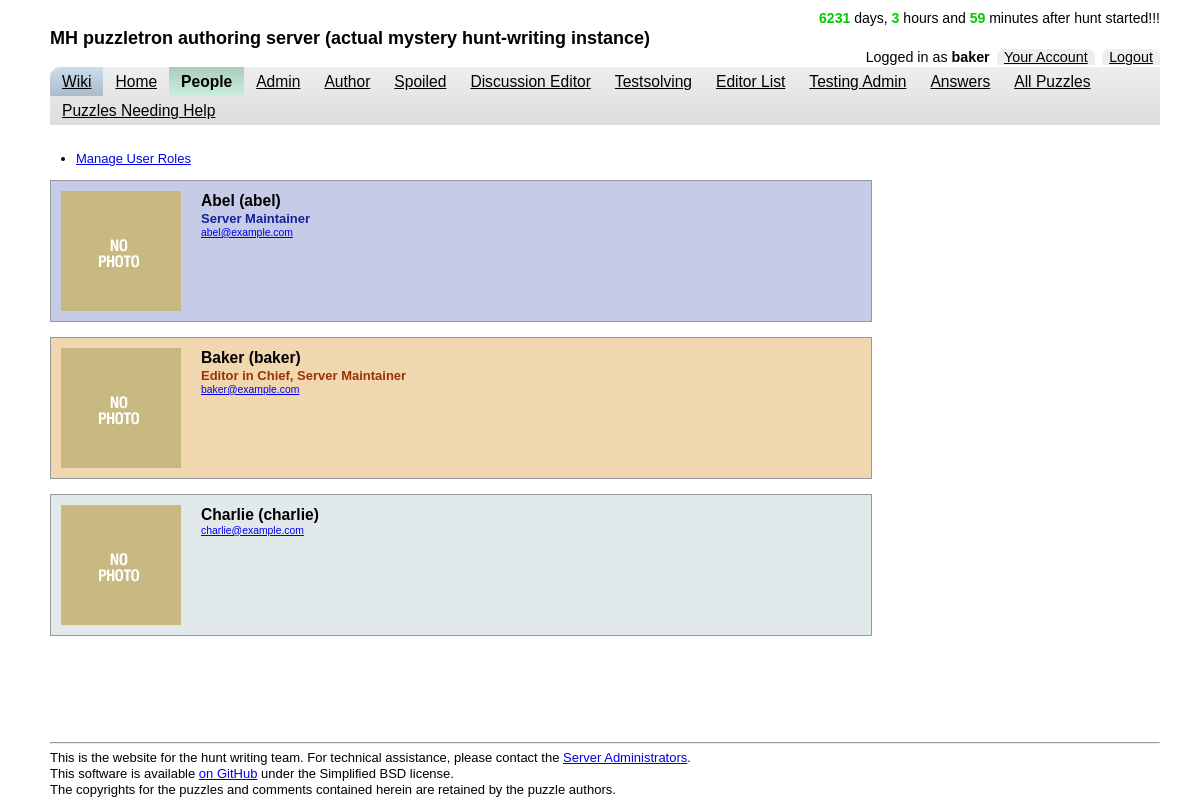
The page /people.php (signed in) on the database its author committed.
### tables this page shows
CREATE TABLE `users` (
  `uid` int(4) unsigned NOT NULL AUTO_INCREMENT,
  `username` varchar(32) NOT NULL,
  `password` blob NOT NULL DEFAULT '' COMMENT 'password_hash(''password'')',
  `email` varchar(255) NOT NULL,
  `fullname` varchar(255) NOT NULL DEFAULT '',
  `picture` varchar(255) DEFAULT NULL,
  `email_level` tinyint(1) DEFAULT '1',
  PRIMARY KEY (`uid`),
  UNIQUE KEY `username` (`username`),
  UNIQUE KEY `email` (`email`)
);

### utils.php (called while the page is built, shortened)
<?php
require_once "db-func.php";
function hasApproverPermission($uid) {
    return hasPermission($uid, 'becomeApprover');
}
function hasServerAdminPermission($uid) {
    return hasPermission($uid, 'administerServer');
}
function hasPermission($uid, $permission) {
    $sql = sprintf("SELECT 1 FROM user_role LEFT JOIN roles ON user_role.role_id = roles.id
        WHERE uid='%s' AND %s='1'",
        mysql_real_escape_string($uid), mysql_real_escape_string($permission));
    return has_result($sql);
}
function getUserUsername($uid) {
    $sql = sprintf("SELECT username FROM users WHERE uid='%s'", mysql_real_escape_string($uid));
    return get_element($sql);
}
function getUserRolesAsList($uid) {
    $sql = sprintf("SELECT roles.name FROM user_role, roles WHERE user_role.uid='%s' AND user_role.role_id=roles.id",
        mysql_real_escape_string($uid));
    $result = get_elements($sql);
    if ($result) {
        return implode(', ', $result);
    } else {
        return '';
    }
}
function canSeeAllPuzzles($uid) {
    return hasPermission($uid, 'seeAllPuzzles');
}
function getPeople() {
    $sql = 'SELECT * FROM users ORDER BY fullname';
    return get_rows($sql);
}

### db-func.php (called while the page is built, shortened)
<?php
require_once "html.php";
function query_db($query) {
    $result = mysql_query($query);
    return $result;
}
function get_row($query) {
    $result = query_db($query);
    $r = mysql_fetch_array($result);
    return $r;
}
function get_rows($query) {
    $result = query_db($query);
    $rows = array();
    while ($r = mysql_fetch_array($result)) {
        $rows[] = $r;
    }
    return $rows;
}
function get_element($query) {
    $r = get_row($query);
    if ($r == NULL) {
        return NULL;
    } else {
        return $r[0];
    }
}
function get_elements($query) {
    $result = query_db($query);
    $elements = array();
    while ($r = mysql_fetch_array($result)) {
        $elements[] = $r[0];
    }
    return $elements;
}
function has_result($query) {
    $result = query_db($query);
    return mysql_num_rows($result) > 0;
}

### html.php (the view, shortened to what this page needs)
<?php
require_once "utils.php";
function echoNav($isselected, $href, $linktext, $condition) {
    if ($condition) {
        $navclass = $isselected ? "selnav" : "nav";
        echo "<li class='nav'><a class='$navclass' href='$href'>$linktext</a></li>\n";
    }
}
function fullTitle() {
    return 'MH' . HUNT_YEAR . ' puzzletron authoring server (' . (DEVMODE ? 'test/dev' : (PRACMODE ? 'practice' : 'actual mystery hunt-writing')) . ' instance)';
}
function head($selnav = "", $title = -1) {
$hunt = mktime(12, 17, 00, 1, HUNT_DOM, HUNT_YEAR);
$now = time();
$timediff = abs($hunt-$now);
$days = (int)($timediff/(60 * 60 * 24));
$hrs = (int)($timediff/(60 * 60))-(24*$days);
$mins = (int)($timediff/(60))-(24*60*$days)-(60*$hrs);
$cdmsg = "";
if ($now > $hunt) {
    $cdmsg = "after hunt started!!!";
    $cdclass = "cunum";
} else {
    $cdmsg = "left until hunt.";
    $cdclass = "cdnum";
}
?>
<!DOCTYPE html PUBLIC "-//W3C//DTD HTML 4.01 Transitional//EN" "http://www.w3.org/TR/html4/loose.dtd">
<html xmlns="http://www.w3.org/1999/xhtml">
<head>
    <link rel="stylesheet" type="text/css" href="css/reset-min.css" />
    <link rel="stylesheet" type="text/css" href="css/base-min.css" />
    <link rel="stylesheet" type="text/css" href="css/fonts-min.css" />
    <link rel="stylesheet" type="text/css" href="css/style.css" />
    <?php if ($selnav == "people" || $selnav == "account") { ?> <link rel="stylesheet" type="text/css" href="css/profiles.css" /> <?php } ?>
</head>
<body>
<div id="container">
    <div id="header">
        <div id="top">
            <div id="countdowndiv">
                <span id="countdown">
                <?php
                    if ($days !== 0) {
                        $daypl = $days === 1 ? "" : "s";
                        echo "<span class=\"$cdclass\">$days</span> day$daypl, ";
                    }
                    $hrpl =  $hrs  === 1 ? "" : "s";
                    echo "<span class=\"$cdclass\">$hrs</span> hour$hrpl and ";
                    $minpl = $mins === 1 ? "" : "s";
                    echo "<span class=\"$cdclass\">$mins</span> minute$minpl $cdmsg";
                ?>
                </span>
            </div>
            <div id="titlediv">
                <h1><?php echo fullTitle(); ?></h1>
            </div>
            <div id="logindiv">
<?php if (isset($_SESSION['uid'])) {
    echo 'Logged in as <strong>' . getUserUsername($_SESSION['uid']) . '</strong>';
    echo '<a href="account.php"' . ($selnav == "account" ? ' class="accsel"' : "") . '>Your Account</a>';
    if (!TRUST_REMOTE_USER) { echo '<a href="logout.php">Logout</a>'; }
} else { ?>
                <span class="notloggedin">Not logged in</span> <a href="login.php">Login</a>
        <?php } ?>
            </div>
        </div>
        <div id="navbar">
            <ul class="nav">
                <li class="nav"><a class="nav wikinav" target="_blank" href="<?php echo WIKI_URL; ?> ">Wiki</a></li>
<?php
echoNav($selnav == "home", "index.php", "Home", true);
if (isset($_SESSION['uid'])) {
    $suid = $_SESSION['uid'];
    echoNav1($selnav, "people",         "People",              true);
    echoNav1($selnav, "admin",          "Admin",               hasServerAdminPermission($suid));
    echoNav1($selnav, "author",         "Author",              true);
    echoNav1($selnav, "roundcaptain",   "Round Captain",       (USING_ROUND_CAPTAINS) && hasRoundCaptainPermission($suid));
    echoNav1($selnav, "spoiled",        "Spoiled",             true);
    echoNav1($selnav, "editor",         "Discussion Editor",   hasEditorPermission($suid));
    echoNav1($selnav, "approver",       "Approval Editor",     (USING_APPROVERS) && (hasApproverPermission($suid) || isEditorChief($suid)));
    echoNav1($selnav, "testsolving",    "Testsolving",         true);
    echoNav1($selnav, "ffc",            "Final Fact Check",    hasFactCheckerPermission($suid));
    echoNav1($selnav, "editorlist",     "Editor List",         isEditorChief($suid) || hasServerAdminPermission($suid));
    echoNav1($selnav, "testadmin",      "Testing Admin",       hasTestAdminPermission($suid));
    echoNav1($selnav, "testsolveteams", "TS Team Assignments", (USING_TESTSOLVE_TEAMS) && hasTestAdminPermission($suid));
    echoNav1($selnav, "answers",        "Answers",             canChangeAnswers($suid));
    echoNav1($selnav, "allpuzzles",     "All Puzzles",         canSeeAllPuzzles($suid));
    echoNav1($selnav, "editor-pick-special",     "Puzzles Needing Help",         hasEditorPermission($suid));
}
?>
            </ul>
        </div>
    </div>
    <div id="body">
<?php
}
function foot() {
?>
    </div>
    <div id="footer">
        <hr />
        <p>
        This is the website for the hunt writing team.
        For technical assistance, please contact the <a href="mailto:<?php echo HELP_EMAIL; ?>">Server Administrators</a>.<br/>
        This software is available <a href="http://github.com/mysteryhunt/puzzle-editing/">on GitHub</a> under the Simplified BSD license.<br/>
        The copyrights for the puzzles and comments contained herein are retained by the puzzle authors.</p>
    </div>
</div>
</body>
</html>
<?php
}
function printPerson($p) {
    $id = $p['uid'];
    $uname = $p['username'];
    $fullname = $p['fullname'];
    $email = $p['email'];
    $pic = "<img src=\"nophoto.gif\" />";
    $roleNames = getUserRolesAsList($id);
    if (canSeeAllPuzzles($id)) {
        $profclass = "seeallprofilebox";
    } elseif (hasApproverPermission($id)) {
        $profclass = "approverprofilebox";
    } elseif ($roleNames) {
        $profclass = "specprofilebox";
    } else {
        $profclass = "profilebox";
    }
?>
    <div class="<?php echo $profclass; ?>">
        <div class="profileimg"><?php echo $pic ?></div>
        <div class="profiletxt">
            <span class="profilename"><?php echo "$fullname"; ?> (<?php echo "$uname"; ?>)</span>
            <span class="profiletitle"><?php echo $roleNames; ?></span>
            <span class="profilecontact"><a href="mailto:<?php echo $email ?>"><?php echo $email ?></a></span>
        </div>
    </div>
<?php
}
?>

### people.php (shortened to what this page needs)
<?php
require_once "html.php";
require_once "db-func.php";
require_once "utils.php";
$uid = isLoggedIn();
head("people");
print themePeopleMenu($uid);
$people = getPeople();
foreach ($people as $p) {
    printPerson($p);
}
foot();
function themePeopleMenu($uid) {
    $html = "<ul>\n";
    if (hasServerAdminPermission($uid)) {
        $html .= "<li><a href=\"user-roles.php\">Manage User Roles</a></li>\n";
    }
    $html .= "</ul>\n";
    return $html;
}

### css/base-min.css (style rules this page uses)
h1 { font-size:138.5%; }
h1,h2,h3 { margin:1em 0; }
h1,h2,h3,h4,h5,h6,strong { font-weight:bold; }
blockquote,ul,ol,dl { margin:1em; }
ol,ul,dl { margin-left:2em; }
ul li { list-style:disc outside; }
p,fieldset,table,pre { margin-bottom:1em; }

### css/style.css (style rules this page uses)
html { margin:0; padding:0; height:100%; }
body { text-align: left; font-family: calibri, 'lucida grande', tahoma, helvetica, arial, verdana, sans-serif; color: #000000; background-color: #ffffff; margin: 0px 40px 0px 50px; padding: 0; height: 100%; }
#header { margin-top: 10px; }
h1 { margin: 0; }
#top { vertical-align: middle; }
#titlediv { text-align:left; vertical-align:top; }
#logindiv { text-align:right; vertical-align:bottom; font-size: 110%; }
#logindiv a { padding: 0 0.5em; margin-left: 0.5em; background-color: #eee; border-radius: 0.5em 0.5em 0 0; }
#logindiv a:link, #logindiv a:visited { color: black; }
#countdowndiv { text-align:right; vertical-align:top; }
#countdown { margin-top: 0; font-size: 108%; }
.cunum { color: #0c0; font-weight: bold; }
#navbar { float:left; width:100%; background-color: #eee; background: linear-gradient(to bottom, #eee, #ddd); border-radius: 0.7em 0 0 0; }
#container { min-height: 100%; position: relative; background-color: #ffffff; }
#body { padding-top: 1em; padding-bottom: 75px; }
#footer { position: absolute; bottom: 0px; width: 100%; height: 75px; }
p, h3, table { margin: 0; }
ul.nav { display:block; margin: 0; padding: 0; overflow: hidden; float: left; }
li.nav { float: left; display:block; list-style-type: none; text-align: left; }
a.nav { display: block; padding: 5px 12px; font-size: 1.2em; }
a.nav:link { color:#000000; }
a.wikinav { border-radius: 0.7em 0 0 0; }
a.wikinav:link, a.wikinav:visited, a.wikinav:active { background-color: #bcd; background: linear-gradient(to bottom, #cde, #abc); }
a.selnav { display: block; padding: 5px 12px; background-color:#B8CFC2; background: linear-gradient(to bottom, #acb, #ced); font-size: 1.2em; font-weight: bold; text-decoration: none; }
a.selnav:link { color:#000000; }

### css/profiles.css (style rules this page uses)
.profilebox, .specprofilebox, .seeallprofilebox, .approverprofilebox { border: 1px solid #999999; padding: 10px; width: 800px; margin-bottom:15px; }
.profilebox { background-color: #E2E9EB; }
.specprofilebox { background-color: #C6CCE8; }
.seeallprofilebox { background-color: #F0D7B0; }
.profileimg { float:left; }
.profiletxt { margin-left:140px; }
.profilename { font-size:1.2em; font-weight:bold; display:block; }
.profiletitle { font-size:1em; font-weight:bold; display:block; }
.seeallprofilebox .profiletitle { color:#993300; }
.specprofilebox .profiletitle { color:#112299; }
.profilecontact { font-size:0.8em; color:#999999; display:block; }

### rows shown on the page
users: username "baker", fullname "Baker", roleNames "Editor in Chief, Server Maintainer", email "baker@example.com"
users: fullname "Abel", username "abel", roleNames "Server Maintainer", email "abel@example.com"
users: fullname "Charlie", username "charlie", email "charlie@example.com"

### other values the page prints
$cdmsg "after hunt started!!!"
fullTitle() "MH puzzletron authoring server (actual mystery hunt-writing instance)"
$linktext "Home People Admin Author Spoiled Discussion Editor Testsolving Editor List Testing Admin Answers All Puzzles Puzzles Needing Help"
